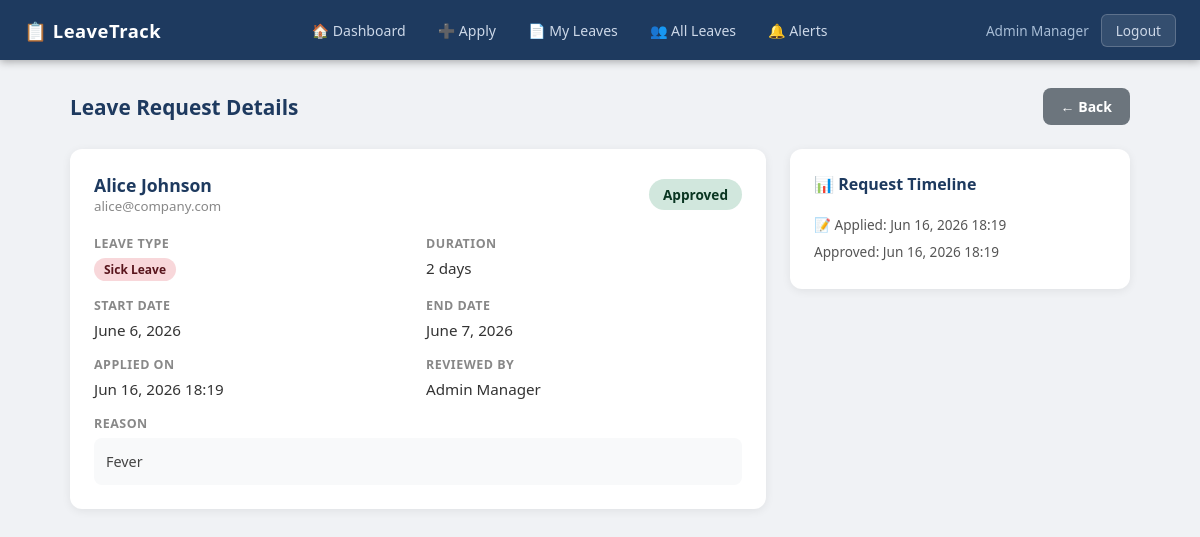
/leaves/2/ (signed in), run on the app's committed database.
### leaves/models.py (models this page shows, shortened)
class LeaveRequest(models.Model):
    LEAVE_TYPES = [
        ('annual', 'Annual Leave'),
        ('sick', 'Sick Leave'),
        ('casual', 'Casual Leave'),
    ]
    STATUS_CHOICES = [
        ('pending', 'Pending'),
        ('approved', 'Approved'),
        ('rejected', 'Rejected'),
        ('cancelled', 'Cancelled'),
    ]
    employee = models.ForeignKey(User, on_delete=models.CASCADE, related_name='leave_requests')
    leave_type = models.CharField(max_length=20, choices=LEAVE_TYPES)
    start_date = models.DateField()
    end_date = models.DateField()
    reason = models.TextField()
    status = models.CharField(max_length=20, choices=STATUS_CHOICES, default='pending')
    applied_on = models.DateTimeField(default=timezone.now)
    reviewed_by = models.ForeignKey(User, on_delete=models.SET_NULL, null=True, blank=True, related_name='reviewed_leaves')
    reviewed_on = models.DateTimeField(null=True, blank=True)
    manager_comment = models.TextField(blank=True)
    @property
    def days_count(self):
        delta = self.end_date - self.start_date
        return delta.days + 1

### leaves/views.py (the view)
# urls.py: path('leaves/<int:pk>/', views.leave_detail, name='leave_detail'),
@login_required
def leave_detail(request, pk):
    leave = get_object_or_404(LeaveRequest, pk=pk)
    if leave.employee != request.user and not request.user.is_staff:
        messages.error(request, 'Access denied.')
        return redirect('dashboard')
    return render(request, 'leaves/leave_detail.html', {'leave': leave})

### templates/leaves/leave_detail.html (shortened to what this page needs)
{% extends 'leaves/base.html' %}
{% block content %}
<div class="page-header">
  <div class="page-title">Leave Request Details</div>
  <a href="javascript:history.back()" class="btn btn-secondary">← Back</a>
</div>
<div style="display:grid;grid-template-columns:1fr 340px;gap:24px;align-items:start;">
<div class="card">
  <div style="display:flex;align-items:center;gap:12px;margin-bottom:20px;">
    <div>
      <div style="font-size:1.1rem;font-weight:700;color:#1e3a5f;">{{ leave.employee.get_full_name }}</div>
      <div style="font-size:.83rem;color:#888;">{{ leave.employee.email }}</div>
    </div>
    <span class="badge badge-{{ leave.status }}" style="margin-left:auto;font-size:.85rem;padding:6px 14px;">{{ leave.get_status_display }}</span>
  </div>
  <div class="detail-grid">
    <div class="detail-item">
      <label>Leave Type</label>
      <p><span class="badge badge-{{ leave.leave_type }}">{{ leave.get_leave_type_display }}</span></p>
    </div>
    <div class="detail-item">
      <label>Duration</label>
      <p>{{ leave.days_count }} day{{ leave.days_count|pluralize }}</p>
    </div>
    <div class="detail-item">
      <label>Start Date</label>
      <p>{{ leave.start_date }}</p>
    </div>
    <div class="detail-item">
      <label>End Date</label>
      <p>{{ leave.end_date }}</p>
    </div>
    <div class="detail-item">
      <label>Applied On</label>
      <p>{{ leave.applied_on|date:"M d, Y H:i" }}</p>
    </div>
    {% if leave.reviewed_by %}
    <div class="detail-item">
      <label>Reviewed By</label>
      <p>{{ leave.reviewed_by.get_full_name }}</p>
    </div>
    {% endif %}
  </div>
  <div style="margin-top:16px;">
    <label style="font-size:.78rem;color:#888;text-transform:uppercase;letter-spacing:.5px;">Reason</label>
    <div style="background:#f8f9fa;border-radius:8px;padding:12px;margin-top:6px;font-size:.9rem;color:#444;line-height:1.6;">{{ leave.reason }}</div>
  </div>
</div>
<div>
<div class="card">
  <div class="card-title">📊 Request Timeline</div>
  <div style="font-size:.85rem;color:#555;line-height:2;">
    <div>📝 Applied: {{ leave.applied_on|date:"M d, Y H:i" }}</div>
    {% if leave.reviewed_on %}
    <div>{{ leave.status|capfirst }}: {{ leave.reviewed_on|date:"M d, Y H:i" }}</div>
    {% endif %}
  </div>
</div>
</div>
</div>
{% endblock %}

### templates/leaves/base.html (shortened to what this page needs)
<!DOCTYPE html>
<html lang="en">
<head>
</head>
<body>
{% if user.is_authenticated %}
<nav class="navbar">
  <div class="nav-brand">📋 LeaveTrack</div>
  <div class="nav-links">
    <a href="{% url 'dashboard' %}" {% if request.resolver_match.url_name == 'dashboard' %}class="active"{% endif %}>🏠 Dashboard</a>
    <a href="{% url 'apply_leave' %}" {% if request.resolver_match.url_name == 'apply_leave' %}class="active"{% endif %}>➕ Apply</a>
    <a href="{% url 'my_leaves' %}" {% if request.resolver_match.url_name == 'my_leaves' %}class="active"{% endif %}>📄 My Leaves</a>
    {% if user.is_staff %}
    <a href="{% url 'all_leaves' %}" {% if request.resolver_match.url_name == 'all_leaves' %}class="active"{% endif %}>👥 All Leaves</a>
    {% endif %}
    <a href="{% url 'notifications' %}" class="notif-btn {% if request.resolver_match.url_name == 'notifications' %}active{% endif %}">
      🔔 Alerts
    </a>
  </div>
  <div style="display:flex;align-items:center;gap:12px">
    <span class="nav-user">{{ user.get_full_name|default:user.username }}</span>
    <a href="{% url 'logout' %}" class="btn-logout">Logout</a>
  </div>
</nav>
{% endif %}
<div class="container">
  {% block content %}{% endblock %}
</div>
</body>
</html>

### templates/leaves/base.html (style rules this page uses)
* { margin: 0; padding: 0; box-sizing: border-box; }
body { font-family: 'Segoe UI', sans-serif; background: #f0f2f5; color: #333; min-height: 100vh; }
.navbar { background: #1e3a5f; color: #fff; display: flex; align-items: center; justify-content: space-between; padding: 0 24px; height: 60px; position: sticky; top: 0; z-index: 100; box-shadow: 0 2px 8px rgba(0,0,0,.3); }
.nav-brand { font-size: 1.15rem; font-weight: 700; letter-spacing: .5px; display: flex; align-items: center; gap: 8px; }
.nav-links { display: flex; align-items: center; gap: 4px; }
.nav-links a { color: #cdd8e8; text-decoration: none; padding: 8px 14px; border-radius: 6px; font-size: .88rem; transition: background .2s, color .2s; }
.notif-btn { position: relative; }
.nav-user { font-size: .85rem; color: #a8bdd6; margin-left: 8px; }
.btn-logout { background: rgba(255,255,255,.1); border: 1px solid rgba(255,255,255,.2); color: #cdd8e8; padding: 6px 14px; border-radius: 6px; cursor: pointer; font-size: .85rem; text-decoration: none; transition: background .2s; }
.container { max-width: 1100px; margin: 0 auto; padding: 28px 20px; }
.card { background: #fff; border-radius: 12px; box-shadow: 0 2px 10px rgba(0,0,0,.07); padding: 24px; margin-bottom: 24px; }
.card-title { font-size: 1rem; font-weight: 600; color: #1e3a5f; margin-bottom: 16px; display: flex; align-items: center; gap: 8px; }
.badge { display: inline-block; padding: 3px 10px; border-radius: 20px; font-size: .75rem; font-weight: 600; text-transform: capitalize; }
.badge-approved { background: #d1e7dd; color: #0a3622; }
.badge-sick { background: #f8d7da; color: #58151c; }
.btn { display: inline-flex; align-items: center; gap: 6px; padding: 9px 18px; border-radius: 8px; border: none; cursor: pointer; font-size: .875rem; font-weight: 600; text-decoration: none; transition: all .2s; }
.btn-secondary { background: #6c757d; color: #fff; }
label { display: block; font-size: .85rem; font-weight: 600; color: #444; margin-bottom: 6px; }
.page-header { display: flex; align-items: center; justify-content: space-between; margin-bottom: 24px; flex-wrap: wrap; gap: 12px; }
.page-title { font-size: 1.3rem; font-weight: 700; color: #1e3a5f; }
.detail-grid { display: grid; grid-template-columns: 1fr 1fr; gap: 16px; }
.detail-item label { font-size: .78rem; color: #888; text-transform: uppercase; letter-spacing: .5px; }
.detail-item p { font-size: .95rem; color: #333; font-weight: 500; margin-top: 2px; }

### data on the page
LeaveRequest: employee.get_full_name "Alice Johnson", employee.email "alice@company.com", status "Approved", leave_type "Sick Leave", days_count "2", start_date "June 6, 2026", end_date "June 7, 2026", applied_on "Jun 16, 2026 18:19", reviewed_by.get_full_name "Admin Manager", reason "Fever", reviewed_on "Jun 16, 2026 18:19"

### other printed values
{{ user.get_full_name|default:user.username }} "Admin Manager"
